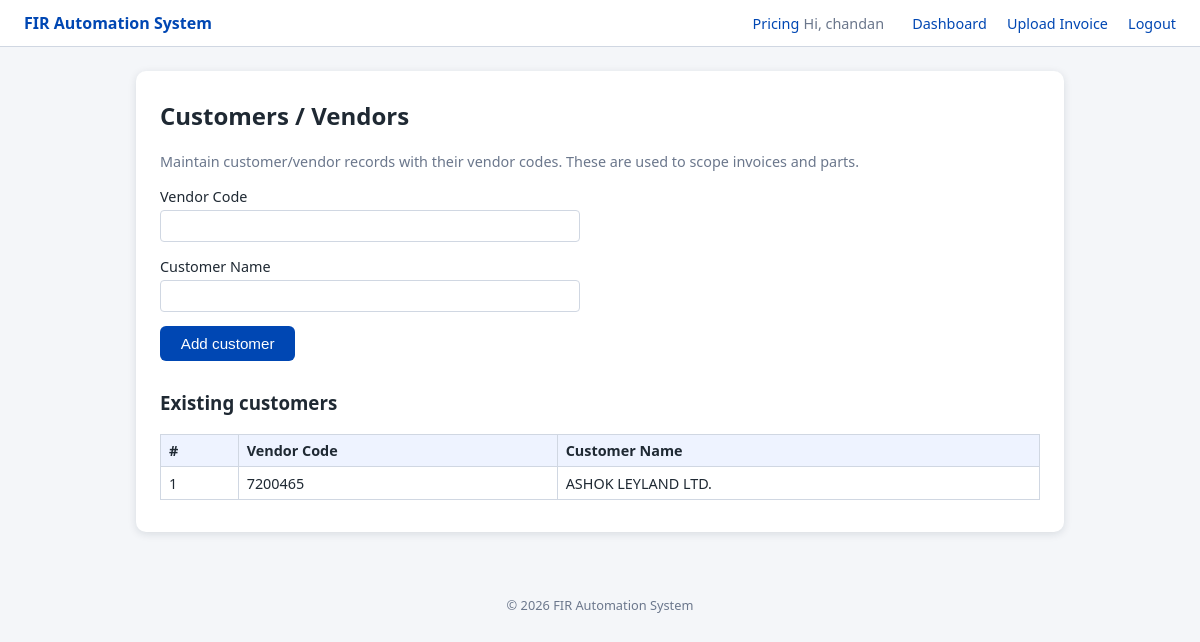
Screenshot of /customers (signed in) with the database file from the repository.
### tables this page shows
CREATE TABLE Users (
    id INTEGER PRIMARY KEY AUTOINCREMENT,
    name TEXT NOT NULL,
    email TEXT NOT NULL UNIQUE,
    password_hash TEXT NOT NULL
);

CREATE TABLE Customers (
    id INTEGER PRIMARY KEY AUTOINCREMENT,
    vendor_code TEXT NOT NULL UNIQUE,
    name TEXT NOT NULL
, company_id INTEGER DEFAULT 1);

### app.py (the view, shortened to what this page needs)
    @app.route("/customers", methods=["GET", "POST"])
    @login_required
    def customers():
        conn = get_db_connection()
        rows = conn.execute(
            "SELECT id, vendor_code, name FROM Customers ORDER BY name"
        ).fetchall()
        conn.close()
        return render_template("customers.html", customers=rows)

### templates/customers.html (shortened to what this page needs)
{% extends "base.html" %}
{% block content %}
<section class="table-page">
  <h2>Customers / Vendors</h2>
  <p class="table-page__hint">
    Maintain customer/vendor records with their vendor codes. These are used to scope invoices and parts.
  </p>
  <form method="post" class="form">
    <div class="form__group">
      <label for="vendor_code">Vendor Code</label>
      <input id="vendor_code" name="vendor_code" type="text" required>
    </div>
    <div class="form__group">
      <label for="name">Customer Name</label>
      <input id="name" name="name" type="text" required>
    </div>
    <button class="btn btn--primary" type="submit">Add customer</button>
  </form>
  <h3 style="margin-top:1.8rem;">Existing customers</h3>
  <div class="table-wrapper">
    <table class="data-table">
      <thead>
        <tr>
          <th>#</th>
          <th>Vendor Code</th>
          <th>Customer Name</th>
        </tr>
      </thead>
      <tbody>
        {% for c in customers %}
          <tr>
            <td>{{ loop.index }}</td>
            <td>{{ c["vendor_code"] }}</td>
            <td>{{ c["name"] }}</td>
          </tr>
        {% else %}
          <tr>
            <td colspan="3">No customers added yet.</td>
          </tr>
        {% endfor %}
      </tbody>
    </table>
  </div>
</section>
{% endblock %}

### templates/base.html (shortened to what this page needs)
<!doctype html>
<html lang="en">
<head>
  <link rel="stylesheet" href="{{ url_for('static', filename='css/main.css') }}">
</head>
<body>
  <header class="top-bar">
    <div class="top-bar__brand">
      <span class="brand-name">FIR Automation System</span>
    </div>
    <nav class="top-bar__nav">
      <a href="{{ url_for('pricing') }}">Pricing</a>
      {% if session.get('user_id') %}
        <span class="top-bar__user">Hi, {{ session.get('user_name') }}</span>
        <a href="{{ url_for('dashboard') }}">Dashboard</a>
        <a href="{{ url_for('upload_invoice') }}">Upload Invoice</a>
        <a href="{{ url_for('logout') }}">Logout</a>
      {% else %}
        <a href="{{ url_for('landing') }}">Home</a>
        <a href="{{ url_for('login') }}">Login</a>
        <a href="{{ url_for('signup') }}">Sign up</a>
      {% endif %}
    </nav>
  </header>
  <main class="page-main">
    {% block content %}{% endblock %}
  </main>
  <footer class="page-footer">
    <span>&copy; {{ current_year }} FIR Automation System</span>
  </footer>
</body>
</html>

### static/css/main.css (style rules this page uses)
:root { --color-bg: #f4f6f9; --color-surface: #ffffff; --color-primary: #0047b3; --color-primary-dark: #003580; --color-accent: #00897b; --color-border: #d0d7e2; --color-text: #1f2933; --color-muted: #6b778c; --radius-sm: 4px; --radius-md: 6px; --shadow-soft: 0 2px 8px rgba(15, 35, 52, 0.12); }
*, *::before, *::after { box-sizing: border-box; }
body { margin: 0; font-family: system-ui, -apple-system, BlinkMacSystemFont, "Segoe UI", sans-serif; background: var(--color-bg); color: var(--color-text); }
a { color: var(--color-primary); text-decoration: none; }
.top-bar { position: sticky; top: 0; z-index: 10; display: flex; align-items: center; justify-content: space-between; padding: 0.75rem 1.5rem; background: #ffffff; border-bottom: 1px solid var(--color-border); }
.brand-name { font-weight: 600; color: var(--color-primary); }
.top-bar__nav a { margin-left: 1rem; font-size: 0.9rem; }
.top-bar__user { margin-right: 0.5rem; font-size: 0.9rem; color: var(--color-muted); }
.page-main { max-width: 960px; margin: 1.5rem auto 3rem; padding: 0 1rem; }
.page-footer { text-align: center; padding: 1rem 0 1.5rem; font-size: 0.8rem; color: var(--color-muted); }
.btn { display: inline-flex; align-items: center; justify-content: center; padding: 0.55rem 1.3rem; border-radius: var(--radius-md); border: none; font-size: 0.95rem; cursor: pointer; text-decoration: none; transition: background 0.15s ease, box-shadow 0.15s ease, transform 0.05s ease; }
.btn--primary { background: var(--color-primary); color: #ffffff; }
.auth, .upload, .dashboard, .table-page { background: var(--color-surface); border-radius: 10px; padding: 1.75rem 1.5rem 2rem; box-shadow: var(--shadow-soft); }
.auth h2, .upload h2, .dashboard h2, .table-page h2 { margin-top: 0; }
.form { margin-top: 1rem; max-width: 420px; }
.form__group { display: flex; flex-direction: column; margin-bottom: 0.9rem; }
.form__group label { font-size: 0.9rem; margin-bottom: 0.25rem; }
.form__group input[type="text"], .form__group input[type="email"], .form__group input[type="password"], .form__group input[type="number"], .form__group input[type="file"] { padding: 0.45rem 0.5rem; border-radius: var(--radius-sm); border: 1px solid var(--color-border); font-size: 0.9rem; }
.upload__hint, .table-page__hint { font-size: 0.9rem; color: var(--color-muted); }
.table-wrapper { margin-top: 1rem; overflow-x: auto; }
.data-table { width: 100%; border-collapse: collapse; font-size: 0.9rem; }
.data-table thead { background: #eef3ff; }
.data-table th, .data-table td { border: 1px solid var(--color-border); padding: 0.4rem 0.5rem; text-align: left; }
.data-table th { font-weight: 600; }

### rows the page displays
Users: get "chandan"
Customers: vendor_code "7200465", name "ASHOK LEYLAND LTD."
